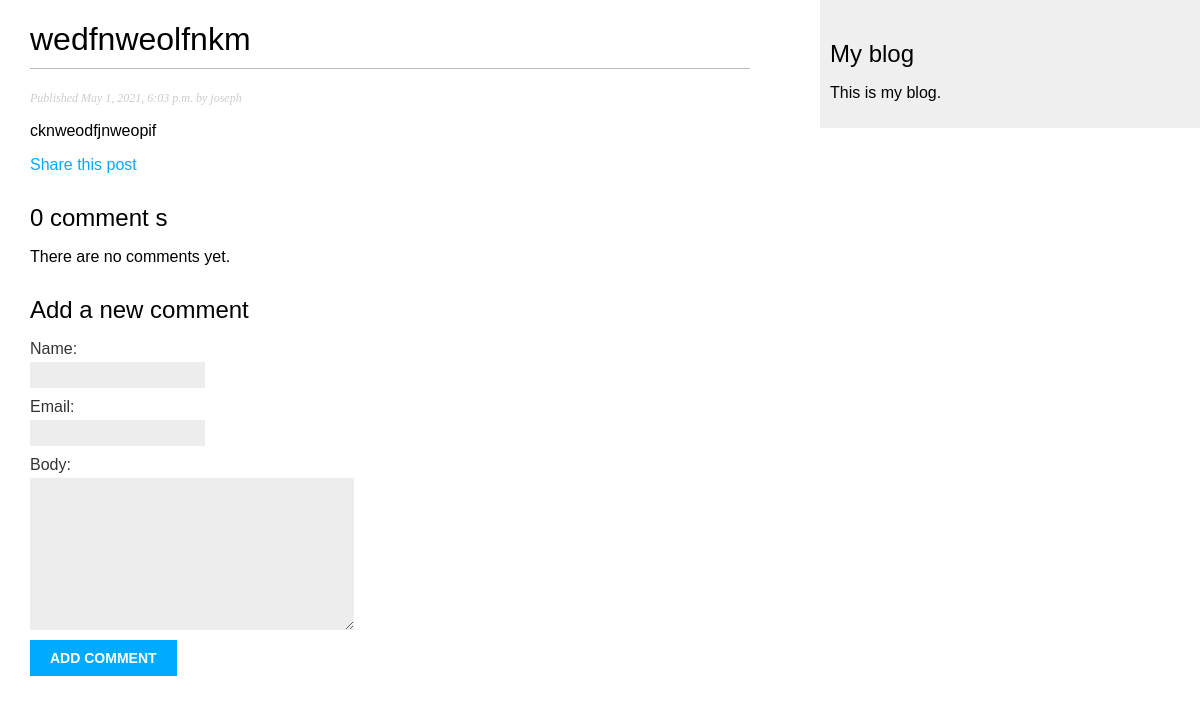
/blog/2021/5/1/wedfnweolfnkm/, run on an earlier commit of the app's database.
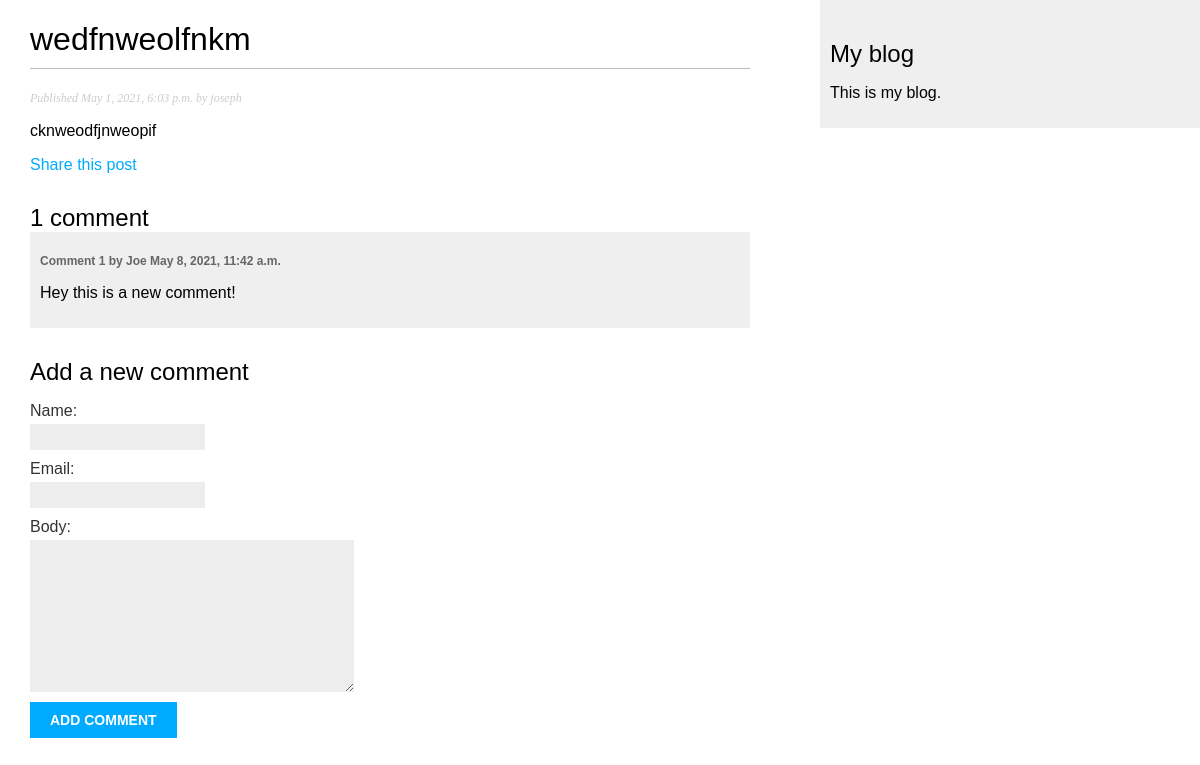
And on a later commit of the database.
### blog/models.py (models this page shows, shortened)
class Post(models.Model):
    STATUS_CHOICES = (
        ('draft', 'Draft'),
        ('published', 'Published'),
    )
    title = models.CharField(max_length=250)
    slug = models.SlugField(max_length=250,
                            unique_for_date='publish')
    author = models.ForeignKey(User,
                               on_delete=models.CASCADE,
                               related_name='blog_posts')
    body = models.TextField()
    publish = models.DateTimeField(default=timezone.now)
    created = models.DateTimeField(auto_now_add=True)
    updated = models.DateTimeField(auto_now=True)
    status = models.CharField(max_length=10,
                              choices=STATUS_CHOICES,
                              default='draft')
    objects = models.Manager()
    published = PublishedManager()
    class Meta:
        ordering = ('-publish',)

class Comment(models.Model):
    post = models.ForeignKey(
        Post, on_delete=models.CASCADE, related_name='comments')
    name = models.CharField(max_length=80)
    email = models.EmailField()
    body = models.TextField()
    created = models.DateTimeField(auto_now_add=True)
    updated = models.DateTimeField(auto_now=True)
    active = models.BooleanField(default=True)
    class Meta:
        ordering = ('created',)

### blog/views.py (the view)
def post_detail(request, year, month, day, post):
    post = get_object_or_404(Post, slug=post,
                             status='published',
                             publish__year=year,
                             publish__month=month,
                             publish__day=day)
    comments = post.comments.filter(active=True)
    new_comment = None
    if request.method == 'POST':
        comment_form = CommentForm(data=request.POST)
        if comment_form.is_valid():
            new_comment = comment_form.save(commit=False)
            new_comment.post = post
            new_comment.save()
    else:
        comment_form = CommentForm()
    return render(
        request,
        'blog/post/detail.html',
        {'post': post,
         'comments': comments,
         'new_comment': new_comment,
         'comment_form': comment_form})

### blog/forms.py
class CommentForm(forms.ModelForm):
    class Meta:
        model = Comment
        fields = ('name', 'email', 'body')

### blog/templates/blog/post/detail.html (shortened to what this page needs)
{% extends 'blog/base.html' %}
{% block content %}
    <h1>{{ post.title }}</h1>
    <p class="date">
        Published {{ post.publish }} by {{ post.author }}
    </p>
    {{ post.body|linebreaks }}
    <p>
        <a href="{% url 'blog:post_share' post.id %}">
            Share this post
        </a>
    </p>
    {% with comments.count as total_comments %}
        <h2>
            {{ total_comments }} comment {{ total_comments|pluralize }}
        </h2>
    {% endwith %}
    {% for comment in comments %}
        <div class="comment">
            <p class="info">
                Comment {{ forloop.counter }} by {{ comment.name }}
                {{ comment.created }}
            </p>
            {{ comment.body|linebreaks }}
        </div>
        {% empty %}
            <p>There are no comments yet.</p>
    {% endfor %}
    {% if new_comment %}
        <h2>Your comment has been added.</h2>
    {% else %}
        <h2>Add a new comment</h2>
        <form method="POST">
            {{ comment_form.as_p }}
            <p><input type="submit" value="Add comment"></p>
        </form>
    {% endif %}
{% endblock content %}

### blog/templates/blog/base.html (shortened to what this page needs)
{% load static %}
<!DOCTYPE html>
<html lang="en">
<head>
    <link rel="stylesheet" href="{% static "css/blog.css" %}">
</head>
<body>
    <div id="content">
        {% block content %}
        {% endblock content %}
    </div>
    <div id="sidebar">
        <h2>My blog</h2>
        <p>This is my blog.</p>
    </div>
</body>
</html>

### blog/static/css/blog.css (style rules this page uses)
body { margin: 0; padding: 0; font-family: helvetica, sans-serif; }
a { color: #00abff; text-decoration: none; }
h1 { font-weight: normal; border-bottom: 1px solid #bbb; padding: 0 0 10px 0; }
h2 { font-weight: normal; margin: 30px 0 0; }
#content { float: left; width: 60%; padding: 0 0 0 30px; }
#sidebar { float: right; width: 30%; padding: 10px; background: #efefef; height: 100%; }
p.date { color: #ccc; font-family: georgia, serif; font-size: 12px; font-style: italic; }
label { float: left; clear: both; color: #333; margin-bottom: 4px; }
input, textarea { clear: both; float: left; margin: 0 0 10px; background: #ededed; border: 0; padding: 6px 10px; font-size: 12px; }
input[type=submit] { font-weight: bold; background: #00abff; color: #fff; padding: 10px 20px; font-size: 14px; text-transform: uppercase; }
.comment { padding: 10px; }
.comment:nth-child(even) { background: #efefef; }
.comment .info { font-weight: bold; font-size: 12px; color: #666; }

What changed in the data, as far as the page shows it:
added Comment: name "Joe", created "May 8, 2021, 11:42 a.m.", body "Hey this is a new comment!"
Also different on the page:
{{ total_comments }}: "0" → "1"
text no longer shown: "There are no comments yet."
